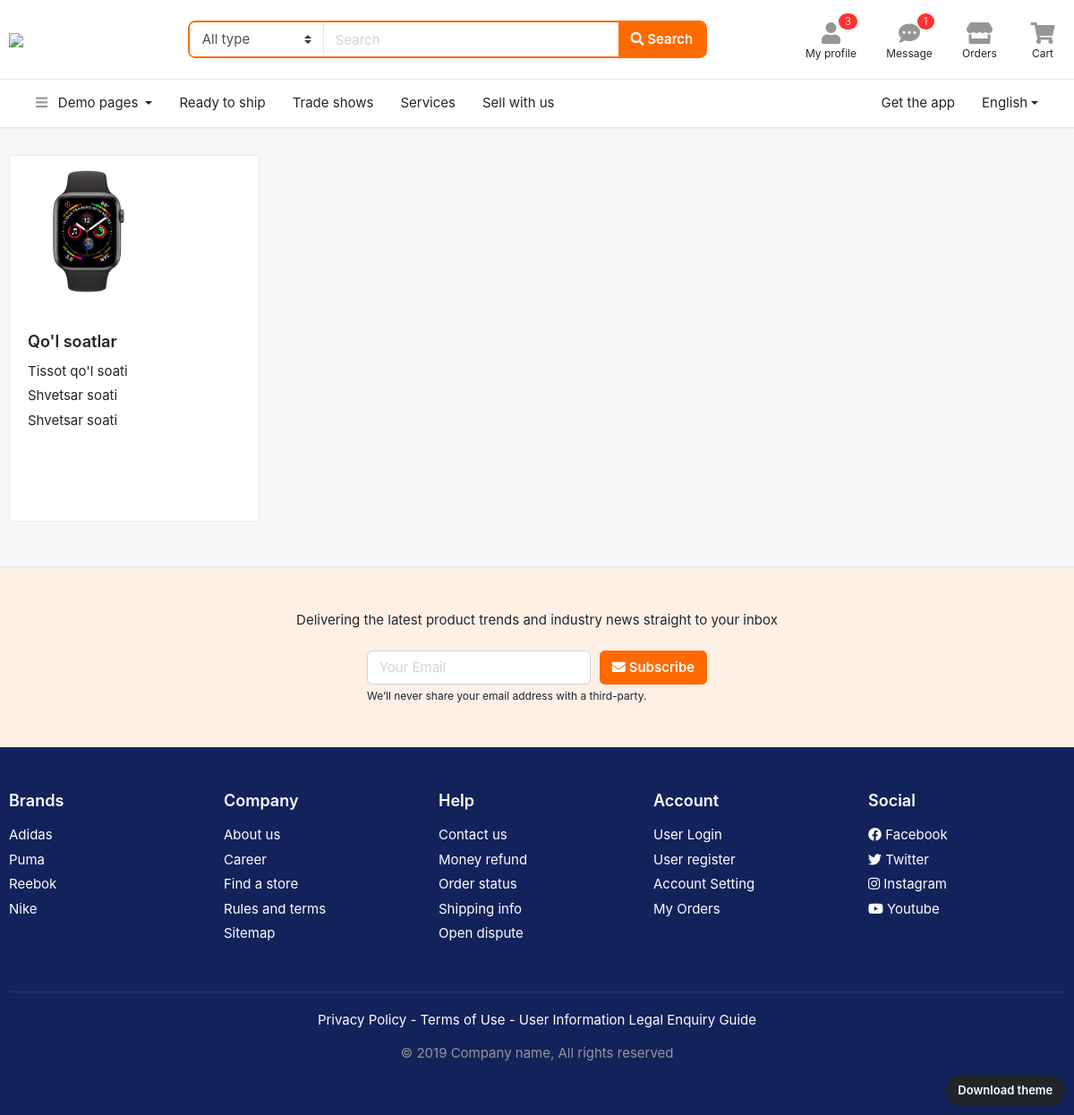
Page /bolim/Elektronika/ on the committed database.
### asosiy/models.py (models this page shows, shortened)
class Ichki(models.Model):
    nom = models.CharField(max_length=30)
    rasm = models.FileField(upload_to='ichki')
    bolim = models.ForeignKey(Bolim, on_delete=models.SET_NULL, null=True,related_name="bolim_ichkilari")

class Mahsulot(models.Model):
    nom = models.CharField(max_length=50)
    rasm = models.FileField(upload_to='mahsulot')
    mijoz = models.ForeignKey(Mijoz, blank=True, on_delete=models.SET_NULL, null=True)
    tasdiq = models.CharField(max_length=30, default="Tasdiqlangan")
    narx = models.IntegerField()
    batafsil = models.TextField()
    aksiya = models.PositiveSmallIntegerField(default=0)
    brend = models.CharField(max_length=50)
    kafolat = models.CharField(max_length=20)
    yetkazish = models.CharField(max_length=20)
    mavjud = models.BooleanField(default=True)
    promoted = models.BooleanField(default=True)
    mamlakat = models.CharField(max_length=30, blank=True, default="O'zbekiston")
    ichki = models.ForeignKey(Ichki, on_delete=models.SET_NULL, null=True,related_name="ichki_mahsulotlar")

### asosiy/views.py (the view)
# urls.py: path('bolim/<str:nom>/', IchkiView.as_view(), name="ichki"),
class IchkiView(View):
    def get(self, request, nom):
        bolim = Bolim.objects.get(nom=nom)
        ichki = Ichki.objects.filter(bolim=bolim)
        return render(request, 'ichki.html', {"ichki":ichki})

### templates/ichki.html (shortened to what this page needs)
<!DOCTYPE HTML>
<html lang="en">
<head>
	{% load static %}
<link href="{% static 'css/bootstrap.css' %}" rel="stylesheet" type="text/css"/>
<link href="{% static 'fonts/fontawesome/css/all.min.css' %}" type="text/css" rel="stylesheet">
<link href="{% static 'css/ui.css' %}" rel="stylesheet" type="text/css"/>
<link href="{% static 'css/responsive.css' %}" rel="stylesheet" type="text/css" />
</head>
<body>
<a href="http://bootstrap-ecommerce.com/page-themes.html" class="btn btn-dark rounded-pill" style="font-size:13px; z-index:100; position: fixed; bottom:10px; right:10px;">Download theme</a>
<header class="section-header">
<section class="header-main border-bottom">
	<div class="container">
		<div class="row align-items-center">
			<div class="col-xl-2 col-lg-3 col-md-12">
				<a href="http://bootstrap-ecommerce.com" class="brand-wrap">
					<img class="logo" src="images/logo.png">
				</a>
			</div>
			<div class="col-xl-6 col-lg-5 col-md-6">
				<form action="#" class="search-header">
					<div class="input-group w-100">
						<select class="custom-select border-right"  name="category_name">
								<option value="">All type</option><option value="codex">Special</option>
						</select>
					    <input type="text" class="form-control" placeholder="Search">
					    <div class="input-group-append">
					      <button class="btn btn-primary" type="submit">
					        <i class="fa fa-search"></i> Search
					      </button>
					    </div>
				    </div>
				</form>
			</div>
			<div class="col-xl-4 col-lg-4 col-md-6">
				<div class="widgets-wrap float-md-right">
					<div class="widget-header mr-3">
						<a href="#" class="widget-view">
							<div class="icon-area">
								<i class="fa fa-user"></i>
								<span class="notify">3</span>
							</div>
							<small class="text"> My profile </small>
						</a>
					</div>
					<div class="widget-header mr-3">
						<a href="#" class="widget-view">
							<div class="icon-area">
								<i class="fa fa-comment-dots"></i>
								<span class="notify">1</span>
							</div>
							<small class="text"> Message </small>
						</a>
					</div>
					<div class="widget-header mr-3">
						<a href="#" class="widget-view">
							<div class="icon-area">
								<i class="fa fa-store"></i>
							</div>
							<small class="text"> Orders </small>
						</a>
					</div>
					<div class="widget-header">
						<a href="#" class="widget-view">
							<div class="icon-area">
								<i class="fa fa-shopping-cart"></i>
							</div>
							<small class="text"> Cart </small>
						</a>
					</div>
				</div>
			</div>
		</div>
	</div>
</section>
<nav class="navbar navbar-main navbar-expand-lg border-bottom">
  <div class="container">
    <div class="collapse navbar-collapse" id="main_nav">
      <ul class="navbar-nav">
		<li class="nav-item dropdown">
			<a class="nav-link dropdown-toggle" data-toggle="dropdown" href="#"> <i class="fa fa-bars text-muted mr-2"></i> Demo pages </a>
		</li>
      	<li class="nav-item">
           <a class="nav-link" href="#">Ready to ship</a>
        </li>
        <li class="nav-item">
          <a class="nav-link" href="#">Trade shows</a>
        </li>
        <li class="nav-item">
          <a class="nav-link" href="#">Services</a>
        </li>
        <li class="nav-item">
          <a class="nav-link" href="#">Sell with us</a>
        </li>
      </ul>
      <ul class="navbar-nav ml-md-auto">
      	  <li class="nav-item">
            <a class="nav-link" href="#">Get the app</a>
          </li>
	      <li class="nav-item dropdown">
	        <a class="nav-link dropdown-toggle" href="http://example.com" data-toggle="dropdown">English</a>
	      </li>
	   </ul>
    </div>
  </div>
</nav>
</header>
<section class="section-content padding-y">
<div class="container">
<nav class="row">
	{% for i in ichki %}
		<div class="col-md-3">
			<div class="card card-category">
			  <div class="img-wrap" style="background: #ffffff">
			  	<img src="{{i.rasm.url}}">
			  </div>
			  <div class="card-body">
			    <h4 class="card-title"><a href="/ichki/{{i.nom}}/">{{i.nom}}</a></h4>
			    <ul class="list-menu">
					{% for j in i.ichki_mahsulotlar.all %}
			    	<li><a href="/mahsulot/{{j.nom}}/">{{j.nom}}</a></li>
					{% endfor %}
			    </ul>
			  </div>
			</div>
		</div>
	{% endfor %}
	</nav>
</div>
</section>
<section class="padding-y-lg bg-light border-top">
<div class="container">
<p class="pb-2 text-center">Delivering the latest product trends and industry news straight to your inbox</p>
<div class="row justify-content-md-center">
	<div class="col-lg-4 col-sm-6">
<form class="form-row">
		<div class="col-8">
		<input class="form-control" placeholder="Your Email" type="email">
		</div>
		<div class="col-4">
		<button type="submit" class="btn btn-block btn-warning"> <i class="fa fa-envelope"></i> Subscribe </button>
		</div>
</form>
<small class="form-text">We’ll never share your email address with a third-party. </small>
	</div>
</div>
</div>
</section>
<footer class="section-footer bg-secondary">
	<div class="container">
		<section class="footer-top padding-y-lg text-white">
			<div class="row">
				<aside class="col-md col-6">
					<h6 class="title">Brands</h6>
					<ul class="list-unstyled">
						<li> <a href="#">Adidas</a></li>
						<li> <a href="#">Puma</a></li>
						<li> <a href="#">Reebok</a></li>
						<li> <a href="#">Nike</a></li>
					</ul>
				</aside>
				<aside class="col-md col-6">
					<h6 class="title">Company</h6>
					<ul class="list-unstyled">
						<li> <a href="#">About us</a></li>
						<li> <a href="#">Career</a></li>
						<li> <a href="#">Find a store</a></li>
						<li> <a href="#">Rules and terms</a></li>
						<li> <a href="#">Sitemap</a></li>
					</ul>
				</aside>
				<aside class="col-md col-6">
					<h6 class="title">Help</h6>
					<ul class="list-unstyled">
						<li> <a href="#">Contact us</a></li>
						<li> <a href="#">Money refund</a></li>
						<li> <a href="#">Order status</a></li>
						<li> <a href="#">Shipping info</a></li>
						<li> <a href="#">Open dispute</a></li>
					</ul>
				</aside>
				<aside class="col-md col-6">
					<h6 class="title">Account</h6>
					<ul class="list-unstyled">
						<li> <a href="#"> User Login </a></li>
						<li> <a href="#"> User register </a></li>
						<li> <a href="#"> Account Setting </a></li>
						<li> <a href="#"> My Orders </a></li>
					</ul>
				</aside>
				<aside class="col-md">
					<h6 class="title">Social</h6>
					<ul class="list-unstyled">
						<li><a href="#"> <i class="fab fa-facebook"></i> Facebook </a></li>
						<li><a href="#"> <i class="fab fa-twitter"></i> Twitter </a></li>
						<li><a href="#"> <i class="fab fa-instagram"></i> Instagram </a></li>
						<li><a href="#"> <i class="fab fa-youtube"></i> Youtube </a></li>
					</ul>
				</aside>
			</div>
		</section>
		<section class="footer-bottom text-center">
				<p class="text-white">Privacy Policy - Terms of Use - User Information Legal Enquiry Guide</p>
				<p class="text-muted"> &copy 2019 Company name, All rights reserved </p>
				<br>
		</section>
	</div>
</footer>
</body>
</html>

### static/css/ui.css (style rules this page uses)
html { font-family:'Inter', sans-serif;font-size:15px }
.img-wrap { text-align:center;display:block }
.img-wrap img { max-width:100% }
.padding-y { padding-top:30px;padding-bottom:30px }
.padding-y-lg { padding-top:48px;padding-bottom:48px }
.section-header { background-color:#fff;-webkit-box-shadow:0 0 3px rgba(51,51,51,0.15);box-shadow:0 0 3px rgba(51,51,51,0.15) }
.header-main { position:relative;padding-top:1rem;padding-bottom:1rem }
.brand-wrap .logo,.navbar-brand .logo { margin-right:7px;max-height:34px;display:inline-block }
.search-header { border:2px solid #ff6a00;border-radius:.55rem }
.search-header .form-control,.search-header .custom-select { border-color:transparent }
.search-header select { -ms-flex-preferred-size:150px !important;flex-basis:150px !important;-webkit-box-flex:0 !important;-ms-flex-positive:0 !important;flex-grow:0 !important }
.widget-header { display:inline-block;vertical-align:middle;position:relative }
.widget-header .widget-view { padding:5px 7px;display:inline-block;position:relative;text-align:center }
.widget-header .icon-area { font-size:24px;display:inline-block;width:36px;height:30px;color:#969696 }
.widget-header .icon-area .notify { position:absolute;top:0px;right:8% }
.widget-header .text { max-width:80px;overflow:hidden;text-overflow:ellipsis;white-space:nowrap;display:block;line-height:1.2 }
.widget-header a { color:#212529 }
.section-footer ul li { margin-bottom:5px }
.section-footer ul a { color:inherit }
.section-footer .title { font-weight:600;margin-bottom:16px;font-size:18px }
.footer-bottom { padding-top:20px;padding-bottom:20px;border-top:1px solid #1a3286 }
[class*="list-"] li:after { visibility:hidden;display:block;content:"";overflow:hidden;height:0;clear:both }
.list-menu { list-style:none;margin:0;padding-left:0 }
.list-menu li { margin-bottom:5px }
.list-menu a { color:#212529 }
.card-category { display:block;margin-bottom:20px;overflow:hidden;min-height:410px }
.card-category .card-title { font-weight:600;font-size:18px }
.card-category .img-wrap { overflow:hidden;display:inline-block;height:170px;background:#fff0c5 }
.card-category .img-wrap img { height:100%;width:60%;-o-object-fit:cover;object-fit:cover;mix-blend-mode:multiply }
.card .img-wrap { overflow:hidden }
.notify { position:absolute;top:-4px;right:-10px;display:inline-block;padding:.25em .6em;font-size:12px;line-height:1;text-align:center;font-weight:300;border-radius:3rem;color:#fff;background-color:#fa3434 }
body { background-color:#f6f7f9 }

### rows in the picture
Ichki: rasm (picture), nom "Qo'l soatlar"
Mahsulot: nom "Tissot qo'l soati"
Mahsulot: nom "Shvetsar soati"
Mahsulot: nom "Shvetsar soati"
